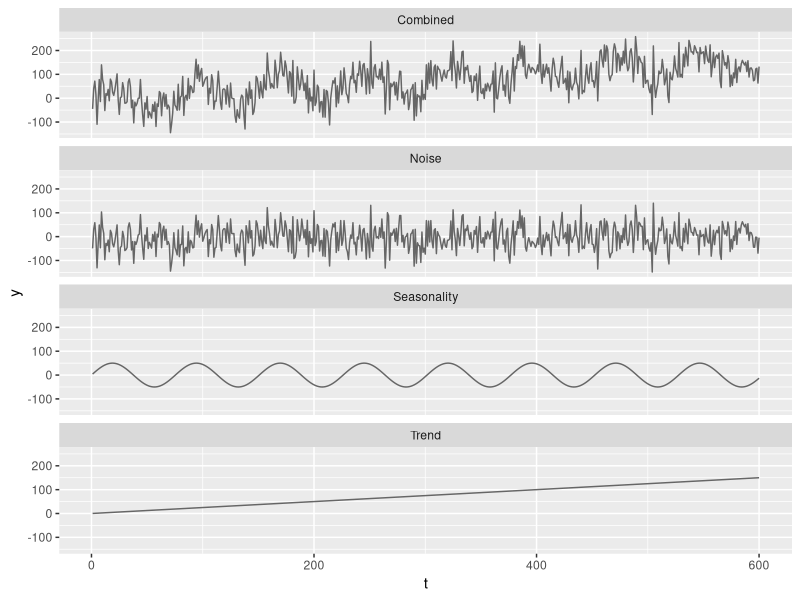
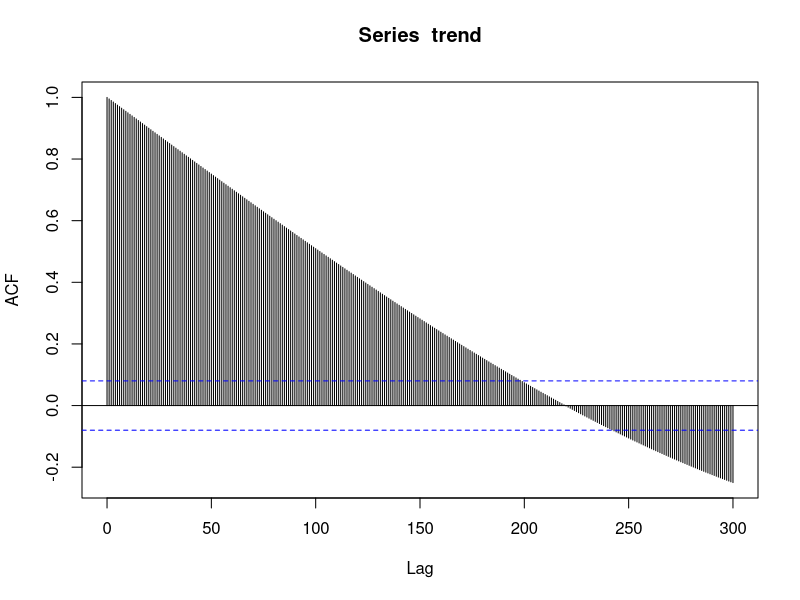
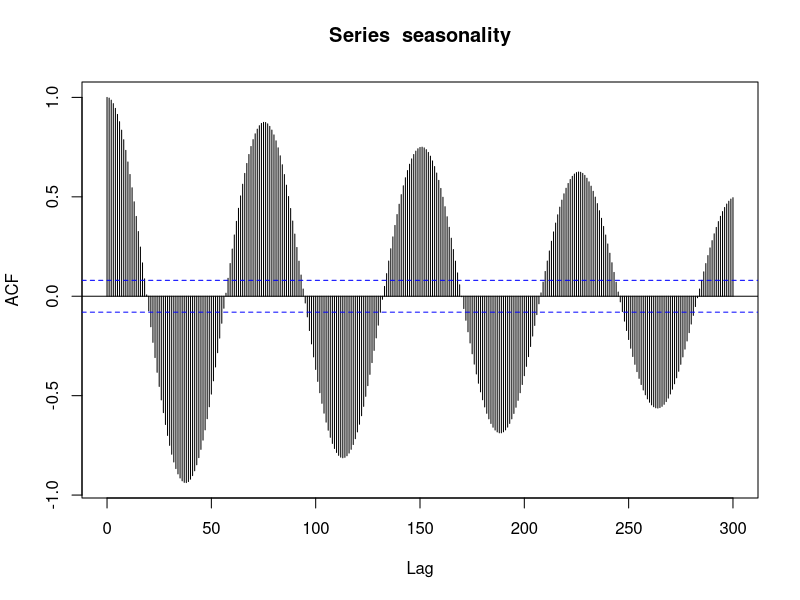
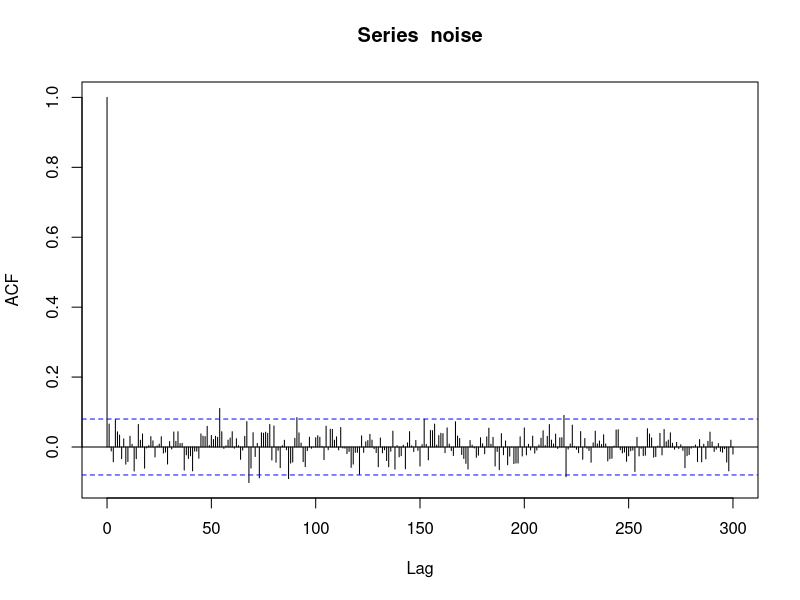
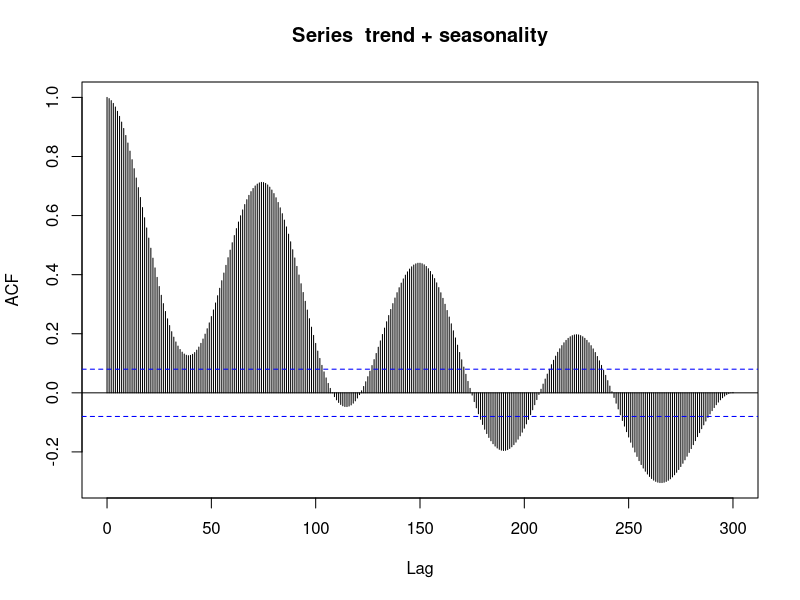
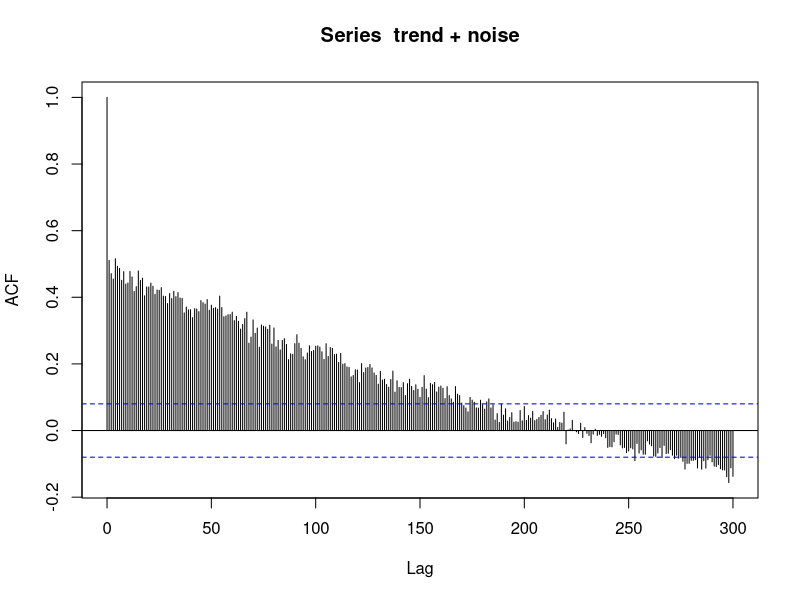
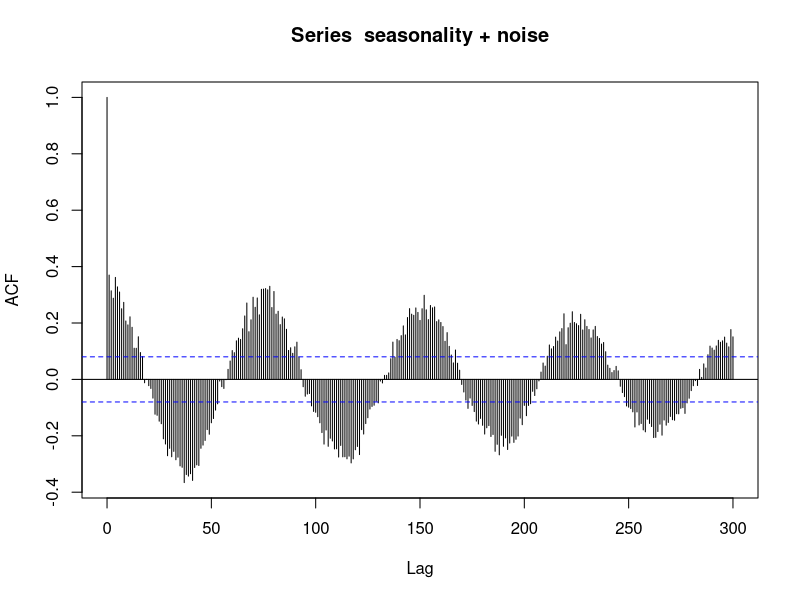
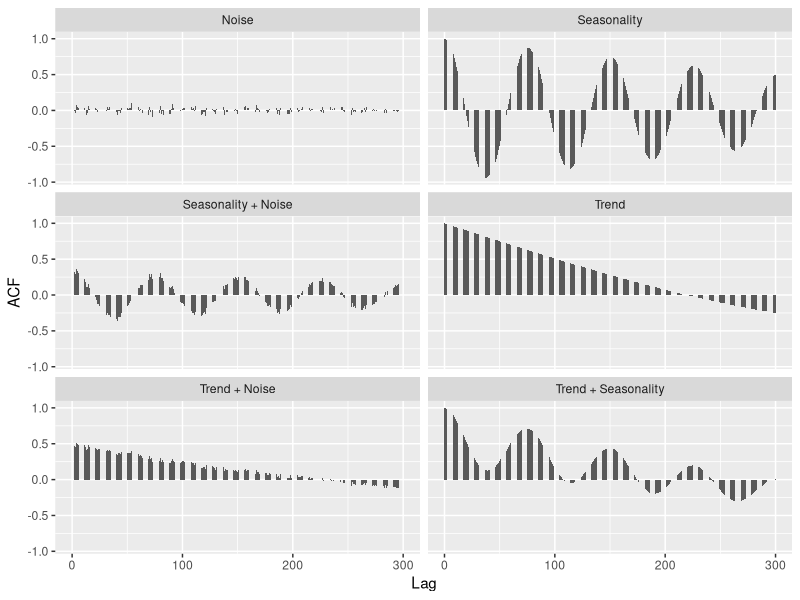

The R source for these figures, in order:
# libraries --------------------------------------------------------------------
library(ggplot2)
library(tidyverse)

# generate data ----------------------------------------------------------------
# 50 years of monthly data
n <- 50 * 12

# data frame
df <- data.frame(t = numeric(), y = numeric(), type = character())

# timepoints
t <- 1:n

# trend
trend <- t * 0.25
df <- df |> add_row(data.frame(t = t, y = trend, type = "Trend"))

# seasonality
seasonality <- 50 * sin(t / 12)
df <- df |> add_row(data.frame(t = t, y = seasonality, type = "Seasonality"))

# noise
noise <- rnorm(n, 0, 50)
df <- df |> add_row(data.frame(t = t, y = noise, type = "Noise"))

# merge
df <- df |> add_row(data.frame(
  t = t,
  y = trend + seasonality + noise,
  type = "Combined"
))

# plot
ggplot(df, aes(x = t, y = y)) +
  geom_line(color = "grey40") +
  facet_wrap(. ~ type, ncol = 1)

# acf --------------------------------------------------------------------------
df_acf <- data.frame(Lag = numeric(), ACF = numeric(), type = character())

acf <- acf(trend, lag.max = 300)
df_acf <- df_acf |> add_row(data.frame(
  Lag = acf$lag,
  ACF = acf$acf,
  type = "Trend"
))

acf <- acf(seasonality, lag.max = 300)
df_acf <- df_acf |> add_row(data.frame(
  Lag = acf$lag,
  ACF = acf$acf,
  type = "Seasonality"
))

acf <- acf(noise, lag.max = 300)
df_acf <- df_acf |> add_row(data.frame(
  Lag = acf$lag,
  ACF = acf$acf,
  type = "Noise"
))

acf <- acf(trend + seasonality, lag.max = 300)
df_acf <- df_acf |> add_row(data.frame(
  Lag = acf$lag,
  ACF = acf$acf,
  type = "Trend + Seasonality"
))

acf <- acf(trend + noise, lag.max = 300)
df_acf <- df_acf |> add_row(data.frame(
  Lag = acf$lag,
  ACF = acf$acf,
  type = "Trend + Noise"
))

acf <- acf(seasonality + noise, lag.max = 300)
df_acf <- df_acf |> add_row(data.frame(
  Lag = acf$lag,
  ACF = acf$acf,
  type = "Seasonality + Noise"
))

# plot
ggplot(df_acf, aes(x = Lag, y = ACF)) +
  geom_bar(stat = "identity", width = 0.5) +
  facet_wrap(. ~ type, ncol = 2)
